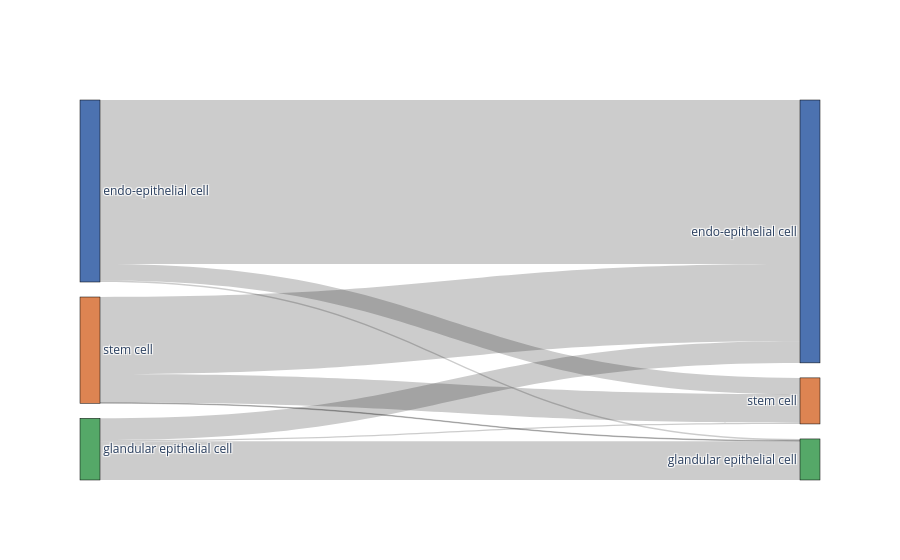
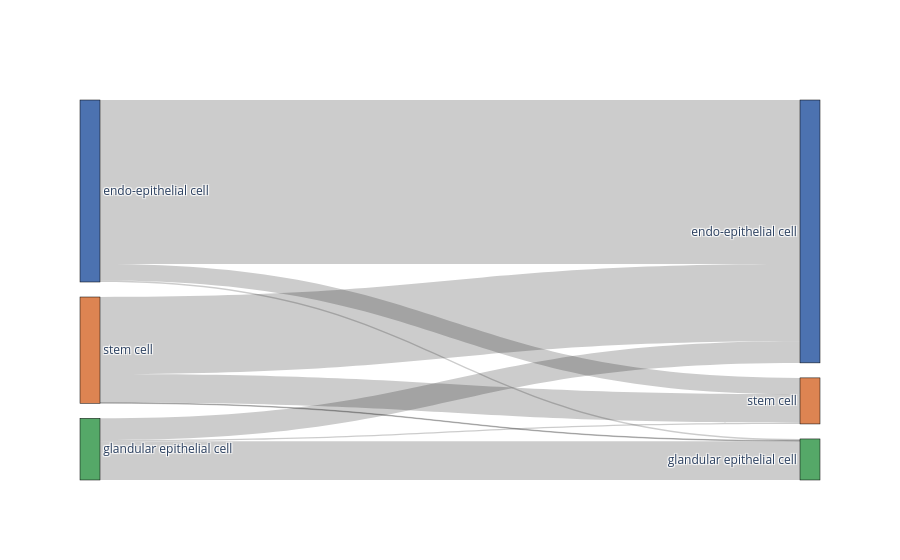

The cell these charts' notebook holds for them, in order:
### Code cell
%matplotlib inline

bc.tl.report(
    adata_pred=adata_predicted,
    celltype=celltype_test, 
    method=method, 
    analysis_name=analysis_name,
    train_datasets = adata_trains,
    test_dataset = adata_orig,
    merge = merge,
    name_prediction='auto_annot', 
    name_report='auto_annot', 
    use_raw=use_raw,
    remove_nonshared=True, 
    clustering='leiden', 
    asymmetric_matrix=True, 
    delimiter='\t', 
    verbose=True
)

### Figure 1 — Plotly figure (JSON) as saved in the notebook; plotly's stock layout.template omitted (floating-point values rounded to 4 significant figures)
{"data": [{"link": {"source": [2, 2, 2, 0, 0, 0, 1, 1, 1], "target": [5, 3, 4, 5, 3, 4, 5, 3, 4], "value": [509, 5109, 48, 888, 2400, 21, 37, 675, 1209]}, "node": {"color": ["#dd8452", "#55a868", "#4c72b0", "#4c72b0", "#55a868", "#dd8452"], "label": ["stem cell", "glandular epithelial cell", "endo-epithelial cell", "endo-epithelial cell", "glandular epithelial cell", "stem cell"], "line": {"color": "black", "width": 0.5}, "pad": 15, "thickness": 20}, "type": "sankey"}], "layout": {}}

### Figure 2 — Plotly figure (JSON) as saved in the notebook; plotly's stock layout.template omitted (floating-point values rounded to 4 significant figures)
{"data": [{"link": {"source": [2, 2, 2, 0, 0, 0, 1, 1, 1], "target": [5, 3, 4, 5, 3, 4, 5, 3, 4], "value": [509, 5109, 48, 888, 2400, 21, 37, 675, 1209]}, "node": {"color": ["#dd8452", "#55a868", "#4c72b0", "#4c72b0", "#55a868", "#dd8452"], "label": ["stem cell", "glandular epithelial cell", "endo-epithelial cell", "endo-epithelial cell", "glandular epithelial cell", "stem cell"], "line": {"color": "black", "width": 0.5}, "pad": 15, "thickness": 20}, "type": "sankey"}], "layout": {}}
